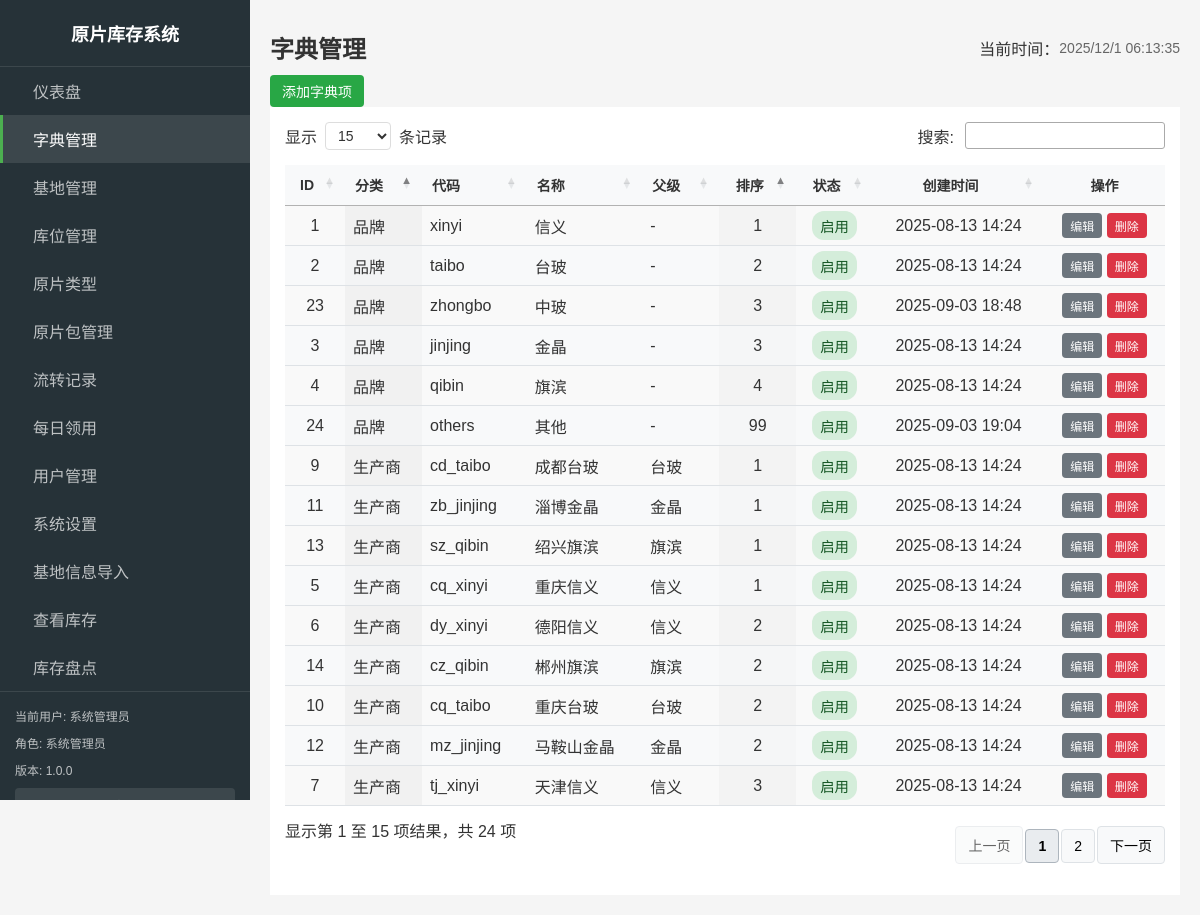
/admin/dictionary.php (signed in), run on an earlier commit of the app's database.
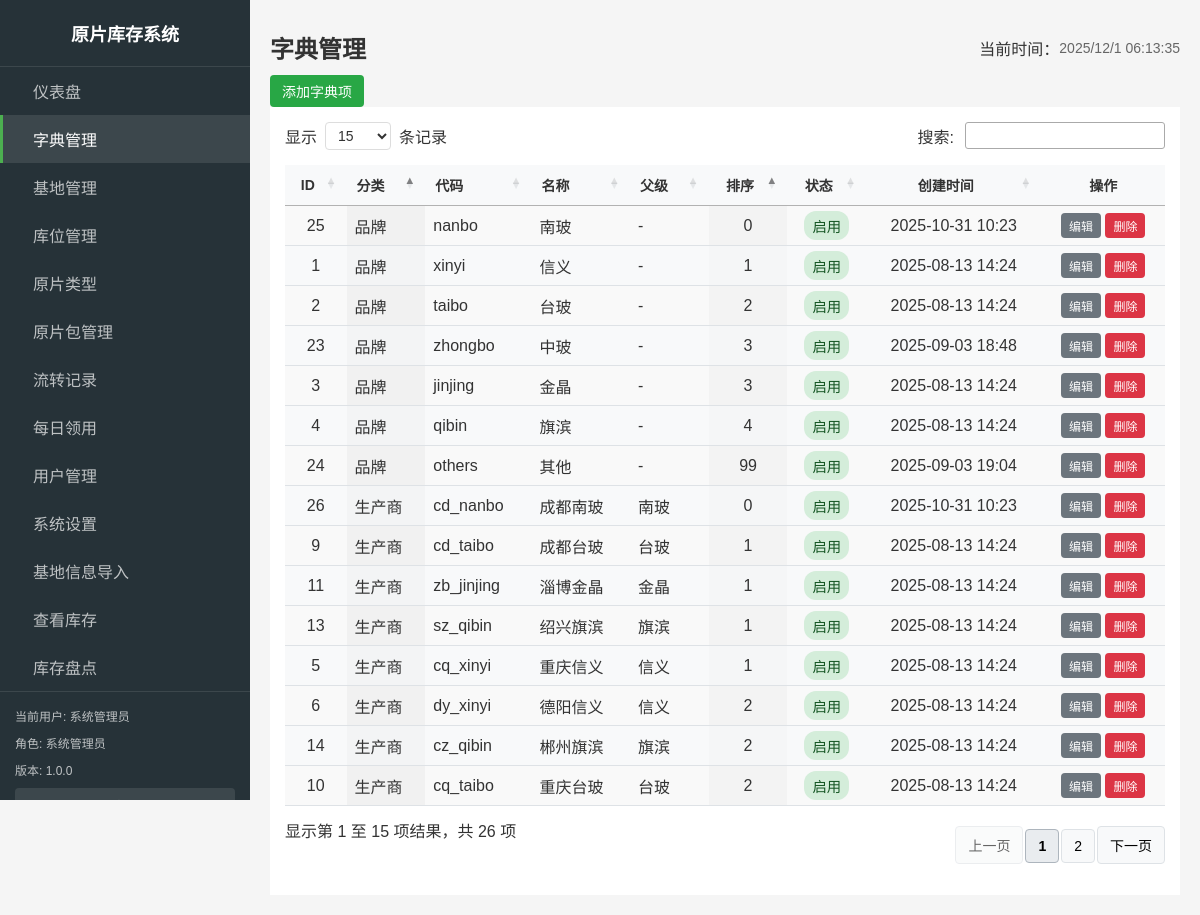
And on a later commit of the database.
### tables this page shows
CREATE TABLE `dictionary_items`  (
  `id` int(11) NOT NULL AUTO_INCREMENT,
  `category` varchar(50) NOT NULL COMMENT '分类（brand/manufacturer/color）',
  `code` varchar(50) NOT NULL COMMENT '代码',
  `name` varchar(100) NOT NULL COMMENT '名称',
  `parent_id` int(11) NULL DEFAULT NULL COMMENT '父级ID（用于品牌-生产商关系）',
  `sort_order` int(11) NULL DEFAULT 0 COMMENT '排序',
  `status` tinyint(1) NULL DEFAULT 1 COMMENT '状态：1启用，0禁用',
  `created_at` timestamp NOT NULL DEFAULT CURRENT_TIMESTAMP,
  `updated_at` timestamp NOT NULL DEFAULT CURRENT_TIMESTAMP ON UPDATE CURRENT_TIMESTAMP,
  PRIMARY KEY (`id`) USING BTREE,
  UNIQUE INDEX `uk_category_code`(`category`, `code`) USING BTREE,
  INDEX `idx_category`(`category`) USING BTREE,
  INDEX `idx_parent_id`(`parent_id`) USING BTREE
);

### includes/db.php (called while the page is built, shortened)
<?php
function getDbConnection() {
    static $conn = null;
    if ($conn === null) {
        $conn = new mysqli(DB_HOST, DB_USER, DB_PASS, DB_NAME);
        $conn->set_charset(DB_CHARSET);
    }
    return $conn;
}
function query($sql, $params = []) {
    $conn = getDbConnection();
    $stmt = $conn->prepare($sql);
    if (!$stmt->execute()) {
        throw new Exception("执行查询失败: " . $stmt->error . "<br>SQL: " . $sql);
    }
    $result = $stmt->get_result();
    return $result;
}
function fetchAll($sql, $params = []) {
    $result = query($sql, $params);
    $rows = [];
    while ($row = $result->fetch_assoc()) {
        $rows[] = $row;
    }
    return $rows;
}
?>

### includes/auth.php (called while the page is built, shortened)
<?php
require_once __DIR__ . '/db.php';
function isLoggedIn() {
    return isset($_SESSION['logged_in']) && $_SESSION['logged_in'] === true;
}
function getCurrentUser() {
    return [
        'id' => $_SESSION['user_id'],
        'username' => $_SESSION['username'],
        'name' => $_SESSION['name'],
        'role' => $_SESSION['role'],
        'base_id' => $_SESSION['base_id'] ?? null
    ];
}
?>

### includes/admin_nav_config.php (called while the page is built, shortened)
<?php
function getAdminNavConfig($userRole) {
    $filteredItems = array_filter($navItems, function($item) use ($userRole) {
        return in_array($userRole, $item['roles']);
    });
    usort($filteredItems, function($a, $b) {
        return $a['order'] - $b['order'];
    });
    return $filteredItems;
}
function getCurrentNavId($currentPage) {
    $pageNavMap = [
        'index.php' => 'dashboard',
        'bases.php' => 'bases',
        'racks.php' => 'racks',
        'glass_types.php' => 'glass_types',
        'dictionary.php' => 'dictionary',
        'packages.php' => 'packages',
        'transactions.php' => 'transactions',
        'reports.php' => 'reports',
        'users.php' => 'users',
        'settings.php' => 'settings',
    ];
    return $pageNavMap[$currentPage] ?? '';
}
?>

### admin/dictionary.php (the view, shortened to what the changed rows need)
<?php
require_once '../includes/auth.php';
require_once '../includes/db.php';
require_once '../includes/admin_layout.php';
$currentUser = getCurrentUser();
$message = '';
$messageType = '';
$sql = "SELECT d.*, p.name as parent_name
        FROM dictionary_items d
        LEFT JOIN dictionary_items p ON d.parent_id = p.id
        ORDER BY d.category, d.sort_order, d.name";
$dictionaries = fetchAll($sql);
?>
<div class="admin-page">
    <div class="action-section">
        <button type="button" class="btn btn-success" onclick="showAddModal()">添加字典项</button>
    </div>
    <div class="table-section">
        <table id="dictionaryTable" class="admin-table display" data-table="dictionary" style="width:100%">
            <thead>
                <tr>
                    <th>ID</th>
                    <th>分类</th>
                    <th>代码</th>
                    <th>名称</th>
                    <th>父级</th>
                    <th>排序</th>
                    <th>状态</th>
                    <th>创建时间</th>
                    <th>操作</th>
                </tr>
            </thead>
            <tbody>
                <?php foreach ($dictionaries as $dict): ?>
                <tr>
                    <td><?php echo $dict['id']; ?></td>
                    <td>
                        <?php
                        $categoryNames = [
                            'brand' => '品牌',
                            'manufacturer' => '生产商',
                            'color' => '颜色'
                        ];
                        echo $categoryNames[$dict['category']] ?? $dict['category'];
                        ?>
                    </td>
                    <td><?php echo htmlspecialchars($dict['code']); ?></td>
                    <td><?php echo htmlspecialchars($dict['name']); ?></td>
                    <td><?php echo htmlspecialchars($dict['parent_name'] ?? '-'); ?></td>
                    <td><?php echo $dict['sort_order']; ?></td>
                    <td>
                        <span class="status-badge <?php echo $dict['status'] ? 'status-active' : 'status-inactive'; ?>">
                            <?php echo $dict['status'] ? '启用' : '禁用'; ?>
                        </span>
                    </td>
                    <td><?php echo date('Y-m-d H:i', strtotime($dict['created_at'])); ?></td>
                    <td>
                        <button type="button" class="btn btn-sm btn-primary" onclick="showEditModal(<?php echo htmlspecialchars(json_encode($dict)); ?>)">编辑</button>
                        <button type="button" class="btn btn-sm btn-danger" onclick="deleteDictionary(<?php echo $dict['id']; ?>)">删除</button>
                    </td>
                </tr>
                <?php endforeach; ?>
            </tbody>
        </table>
    </div>
</div>
<?php
$content = ob_get_clean();
$additionalCSS = [];
$additionalJS = [];
echo renderAdminLayout('字典管理', $content, $currentUser, 'dictionary.php', $additionalCSS, $additionalJS, $message, $messageType);
?>

### includes/admin_sidebar.php (shortened to what the changed rows need)
<?php
require_once __DIR__ . '/admin_nav_config.php';
function renderAdminSidebar($currentUser, $currentPage = '') {
    $navItems = getAdminNavConfig($currentUser['role']);
    $currentNavId = getCurrentNavId($currentPage);
    ?>
    <div class="admin-sidebar">
        <div class="logo">
            <h2><?php echo APP_NAME; ?></h2>
        </div>
        <nav class="admin-nav">
            <ul>
                <?php foreach ($navItems as $item): ?>
                <li<?php echo ($item['id'] === $currentNavId) ? ' class="active"' : ''; ?>>
                    <a href="<?php echo htmlspecialchars($item['url']); ?>">
                        <?php echo htmlspecialchars($item['title']); ?>
                    </a>
                </li>
                <?php endforeach; ?>
            </ul>
        </nav>
    </div>
    <?php
    return ob_get_clean();
}
?>

What changed in the data, as far as the page shows it:
no longer on this page (row unchanged): dictionary_items: id "12", category "生产商", code "mz_jinjing", name "马鞍山金晶", dictionary_items.name "金晶", sort_order "2", status "启用", created_at "2025-08-13 14:24"
no longer on this page (row unchanged): dictionary_items: id "7", category "生产商", code "tj_xinyi", name "天津信义", dictionary_items.name "信义", sort_order "3", status "启用", created_at "2025-08-13 14:24"
added dictionary_items: id "25", category "品牌", code "nanbo", name "南玻", parent_name "-", sort_order "0", status "启用", created_at "2025-10-31 10:23"
added dictionary_items: id "26", category "生产商", code "cd_nanbo", name "成都南玻", dictionary_items.name "南玻", sort_order "0", status "启用", created_at "2025-10-31 10:23"
Also different on the page:
text written by a page script: "显示 条记录 搜索: 显示第 1 至 15 项结果，共 24 项 上一页 1 2 下一页" → "显示 条记录 搜索: 显示第 1 至 15 项结果，共 26 项 上一页 1 2 下一页"
